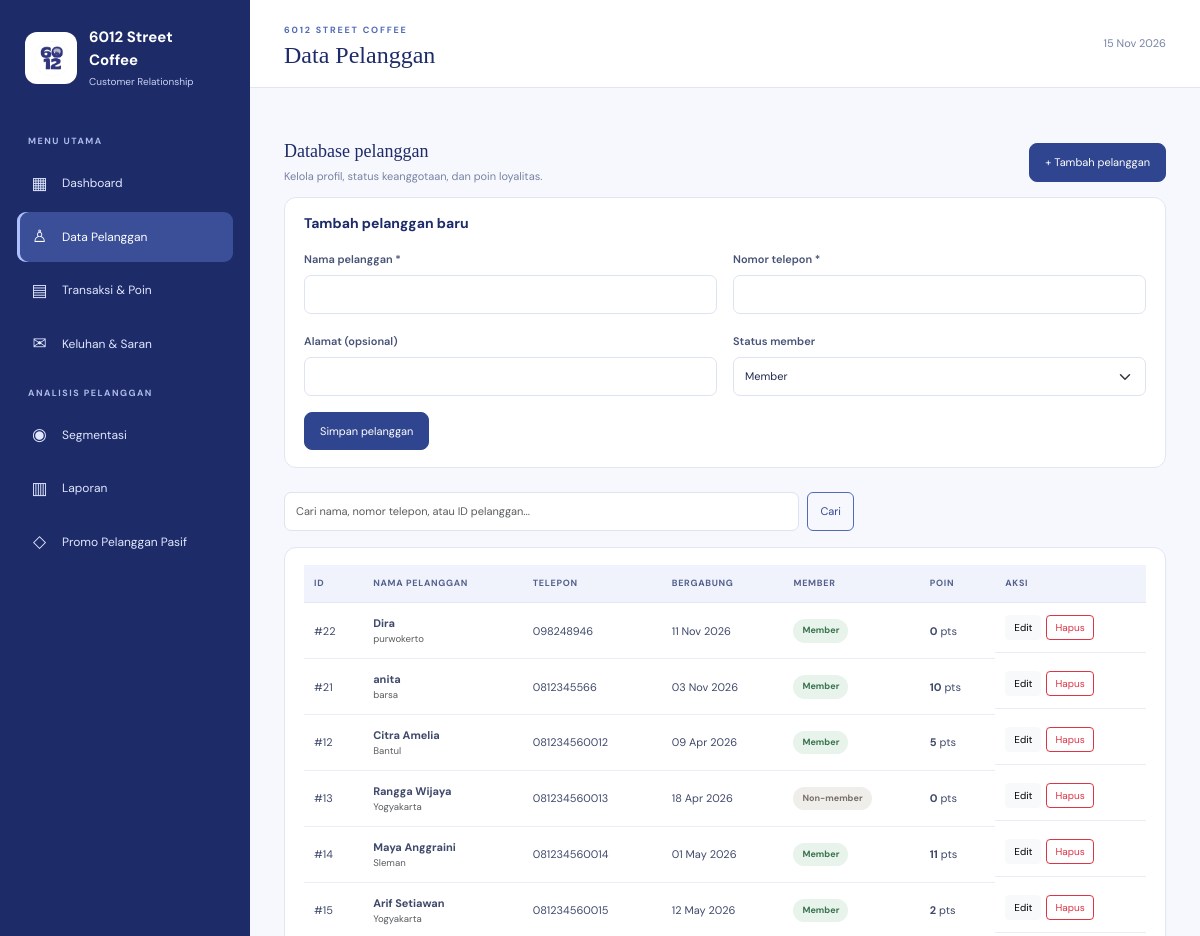
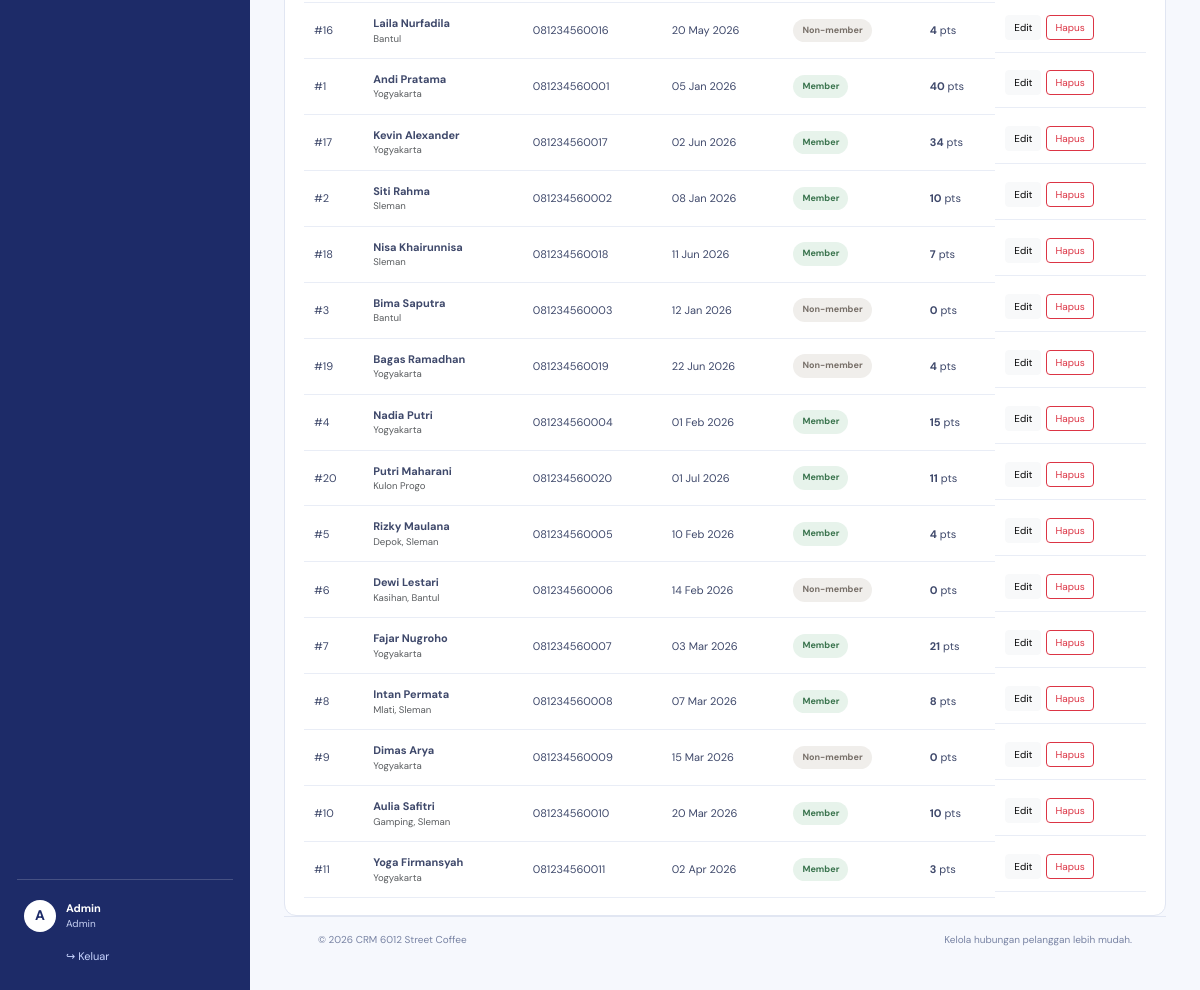
/customers.php (signed in), run on the app's committed database (2 pictures, top to bottom).
### tables this page shows
CREATE TABLE `customers` (
  `id` int(10) UNSIGNED NOT NULL,
  `name` varchar(100) NOT NULL,
  `phone` varchar(20) NOT NULL,
  `address` varchar(255) DEFAULT NULL,
  `join_date` date NOT NULL DEFAULT curdate(),
  `member_status` enum('Member','Non-member') NOT NULL DEFAULT 'Member',
  `points` int(10) UNSIGNED NOT NULL DEFAULT 0,
  `created_at` timestamp NOT NULL DEFAULT current_timestamp()
);

### includes/functions.php (called while the page is built, shortened)
<?php
function e($value): string
{
    return htmlspecialchars((string) $value, ENT_QUOTES, 'UTF-8');
}

### customers.php (the view, shortened to what this page needs)
<?php
require_once 'config/database.php';
require_once 'includes/functions.php';
$edit = null;
$q = trim($_GET['q'] ?? '');
$sql = "SELECT c.*,COUNT(t.id) transaction_count,COALESCE(SUM(t.total_amount),0) total_spend FROM customers c LEFT JOIN transactions t ON t.customer_id=c.id";
$params = [];
$sql .= " GROUP BY c.id ORDER BY c.created_at DESC";
$s = $pdo->prepare($sql);
$s->execute($params);
$rows = $s->fetchAll();
require 'includes/header.php';
?>
<div class="section-heading">
  <div>
    <h3>Database pelanggan</h3>
    <p>Kelola profil, status keanggotaan, dan poin loyalitas.</p>
  </div><a href="#form-pelanggan" class="btn btn-coffee">+ Tambah pelanggan</a>
</div>
<div class="form-card mb-4" id="form-pelanggan">
  <h4><?= $edit ? 'Edit pelanggan' : 'Tambah pelanggan baru' ?></h4>
  <form method="post" class="row g-3"><input type="hidden" name="csrf_token" value="<?= e(csrf_token()) ?>"><input
    <div class="col-md-6"><label class="form-label">Nama pelanggan *</label><input class="form-control" name="name"
        required maxlength="100" value="<?= e($edit['name'] ?? '') ?>"></div>
    <div class="col-md-6"><label class="form-label">Nomor telepon *</label><input class="form-control" name="phone"
        required maxlength="20" value="<?= e($edit['phone'] ?? '') ?>"></div>
    <div class="col-md-6"><label class="form-label">Alamat (opsional)</label><input class="form-control" name="address"
        maxlength="255" value="<?= e($edit['address'] ?? '') ?>"></div>
    <div class="col-md-6"><label class="form-label">Status member</label><select class="form-select"
        name="member_status">
        <option <?= ($edit['member_status'] ?? 'Member') === 'Member' ? 'selected' : '' ?>>Member</option>
      </select></div>
    <div class="col-12 d-flex gap-2"><button class="btn btn-coffee">Simpan pelanggan</button><?php if ($edit): ?><a
          href="customers.php" class="btn btn-light">Batal edit</a><?php endif; ?></div>
  </form>
</div>
<form class="search-bar mb-3" method="get"><input class="form-control" name="q"
    placeholder="Cari nama, nomor telepon, atau ID pelanggan..." value="<?= e($q) ?>"><button
    class="btn btn-outline-coffee">Cari</button><?php if ($q): ?><a class="btn btn-light"
      href="customers.php">Reset</a><?php endif; ?></form>
<div class="table-card">
  <div class="table-responsive">
    <table class="table align-middle">
      <thead>
        <tr>
          <th>ID</th>
          <th>Nama pelanggan</th>
          <th>Telepon</th>
          <th>Bergabung</th>
          <th>Member</th>
          <th>Poin</th>
          <th>Aksi</th>
        </tr>
      </thead>
      <tbody>
        <?php foreach ($rows as $r): ?>
          <tr>
            <td>#<?= e($r['id']) ?></td>
            <td><b><?= e($r['name']) ?></b><small
                class="d-block text-muted"><?= e($r['address'] ?? 'Alamat belum diisi') ?></small></td>
            <td><?= e($r['phone']) ?></td>
            <td><?= date('d M Y', strtotime($r['join_date'])) ?></td>
            <td><span
                class="status-pill <?= $r['member_status'] === 'Member' ? 'pill-green' : 'pill-gray' ?>"><?= e($r['member_status']) ?></span>
            </td>
            <td><b><?= number_format((int) $r['points']) ?></b> pts</td>
            <td class="actions"><a class="btn btn-sm btn-light" href="customers.php?edit=<?= $r['id'] ?>">Edit</a>
              <form method="post"
                onsubmit="return confirm('Hapus pelanggan ini? Riwayat transaksi tetap tersimpan tanpa relasi pelanggan.')">
                  value="delete"><input type="hidden" name="id" value="<?= $r['id'] ?>"><button
                  class="btn btn-sm btn-outline-danger">Hapus</button>
              </form>
            </td>
          </tr><?php endforeach; ?>
      </tbody>
    </table>
  </div>
<?php require 'includes/footer.php'; ?>

### assets/style.css (style rules this page uses)
:root { --coffee: #55372b; --coffee2: #76513e; --cream: #f6f1e9; --paper: #fff; --ink: #302720; --muted: #887f76; --line: #eee7de; --gold: #c99a61 }
* { box-sizing: border-box }
body { margin: 0; background: #f8f7f4; color: var(--ink); font-family: 'DM Sans', sans-serif; font-size: 14px }
.section-heading { display: flex; justify-content: space-between; align-items: center; gap: 15px; margin: 25px 0 13px }
.section-heading h3 { font-family: 'Playfair Display', serif; font-size: 18px; margin: 0 }
.section-heading p { font-size: 11px; color: var(--muted); margin: 5px 0 0 }
.btn-coffee { background: var(--coffee); color: white; border: 1px solid var(--coffee); font-size: 11px; padding: 10px 15px; border-radius: 8px }
.btn-outline-coffee { border: 1px solid #9b7658; color: var(--coffee); font-size: 11px }
.table-card, .form-card { background: #fff; border: 1px solid var(--line); border-radius: 12px; padding: 17px 19px }
.form-card h4 { font-size: 14px; font-weight: 700; margin: 0 0 16px }
.table { font-size: 11px; margin: 0 }
.table thead th { font-size: 9px; text-transform: uppercase; letter-spacing: .7px; color: #8c8177; background: #faf8f5; border-bottom: 1px solid var(--line); padding: 12px 10px; white-space: nowrap }
.table td { padding: 12px 10px; border-color: #f1ece6; color: #51483f }
.form-label { font-size: 11px; font-weight: 600; color: #65584e }
.form-control, .form-select { font-size: 11px; border-color: #e8e0d7; padding: 10px 11px; border-radius: 7px }
.search-bar { display: flex; gap: 8px; max-width: 570px }
.search-bar .form-control { flex: 1 }
.search-bar .btn { font-size: 11px }
.actions { display: flex; gap: 5px; white-space: nowrap }
.actions form { display: inline }
.actions .btn { font-size: 10px }
.status-pill, .points-tag, .rule-chip { display: inline-block; border-radius: 20px; padding: 5px 9px; font-size: 9px; font-weight: 700; white-space: nowrap }
.pill-green { background: #e7f3eb; color: #39734d }
.pill-gray { background: #f0eeeb; color: #776f68 }
:root { --coffee: #26377F; --coffee2: #3D55A5; --cream: #F1F4FC; --paper: #FFFFFF; --ink: #202B50; --muted: #7883A3; --line: #E1E6F2; --gold: #91A5E8; --brand-navy: #1D2B68; --brand-blue: #30458F; --brand-mid: #526BB8; --brand-light: #EAF0FF; --brand-pale: #F6F8FD; }
body { background: var(--brand-pale); color: var(--ink); }
.topbar h1, .section-heading h3, .form-card h4 { color: var(--brand-navy); }
.stat-card, .table-card, .form-card { background: #FFF; border-color: var(--line); }
.btn-coffee { background: var(--brand-blue); color: #FFF; border-color: var(--brand-blue); }
.btn-outline-coffee { border-color: var(--brand-mid); color: var(--brand-blue); }
.table thead th { color: #53618D; background: #F0F3FC; border-bottom-color: var(--line); }
.table td { border-color: #E9EDF6; color: #3F496B; }
.form-label { color: #465276; }
.form-control, .form-select { border-color: #DCE3F2; color: var(--ink); background-color: #FFF; }
a { color: var(--brand-blue); }

### data on the page
customers: id "22", name "Dira", address "purwokerto", phone "098248946", join_date "11 Nov 2026", member_status "Member", points "0"
customers: id "21", name "anita", address "barsa", phone "0812345566", join_date "03 Nov 2026", member_status "Member", points "10"
customers: id "12", name "Citra Amelia", address "Bantul", phone "081234560012", join_date "09 Apr 2026", member_status "Member", points "5"
customers: id "13", name "Rangga Wijaya", address "Yogyakarta", phone "081234560013", join_date "18 Apr 2026", member_status "Non-member", points "0"
customers: id "14", name "Maya Anggraini", address "Sleman", phone "081234560014", join_date "01 May 2026", member_status "Member", points "11"
customers: id "15", name "Arif Setiawan", address "Yogyakarta", phone "081234560015", join_date "12 May 2026", member_status "Member", points "2"
customers: id "16", name "Laila Nurfadila", address "Bantul", phone "081234560016", join_date "20 May 2026", member_status "Non-member", points "4"
customers: id "1", name "Andi Pratama", address "Yogyakarta", phone "081234560001", join_date "05 Jan 2026", member_status "Member", points "40"
customers: id "17", name "Kevin Alexander", address "Yogyakarta", phone "081234560017", join_date "02 Jun 2026", member_status "Member", points "34"
customers: id "2", name "Siti Rahma", address "Sleman", phone "081234560002", join_date "08 Jan 2026", member_status "Member", points "10"
customers: id "18", name "Nisa Khairunnisa", address "Sleman", phone "081234560018", join_date "11 Jun 2026", member_status "Member", points "7"
customers: id "3", name "Bima Saputra", address "Bantul", phone "081234560003", join_date "12 Jan 2026", member_status "Non-member", points "0"
customers: id "19", name "Bagas Ramadhan", address "Yogyakarta", phone "081234560019", join_date "22 Jun 2026", member_status "Non-member", points "4"
customers: id "4", name "Nadia Putri", address "Yogyakarta", phone "081234560004", join_date "01 Feb 2026", member_status "Member", points "15"
customers: id "20", name "Putri Maharani", address "Kulon Progo", phone "081234560020", join_date "01 Jul 2026", member_status "Member", points "11"
customers: id "5", name "Rizky Maulana", address "Depok, Sleman", phone "081234560005", join_date "10 Feb 2026", member_status "Member", points "4"
customers: id "6", name "Dewi Lestari", address "Kasihan, Bantul", phone "081234560006", join_date "14 Feb 2026", member_status "Non-member", points "0"
customers: id "7", name "Fajar Nugroho", address "Yogyakarta", phone "081234560007", join_date "03 Mar 2026", member_status "Member", points "21"
customers: id "8", name "Intan Permata", address "Mlati, Sleman", phone "081234560008", join_date "07 Mar 2026", member_status "Member", points "8"
customers: id "9", name "Dimas Arya", address "Yogyakarta", phone "081234560009", join_date "15 Mar 2026", member_status "Non-member", points "0"
customers: id "10", name "Aulia Safitri", address "Gamping, Sleman", phone "081234560010", join_date "20 Mar 2026", member_status "Member", points "10"
customers: id "11", name "Yoga Firmansyah", address "Yogyakarta", phone "081234560011", join_date "02 Apr 2026", member_status "Member", points "3"

### other printed values
$_SESSION['user_name'] "Admin"
$pageTitle "Data Pelanggan"
